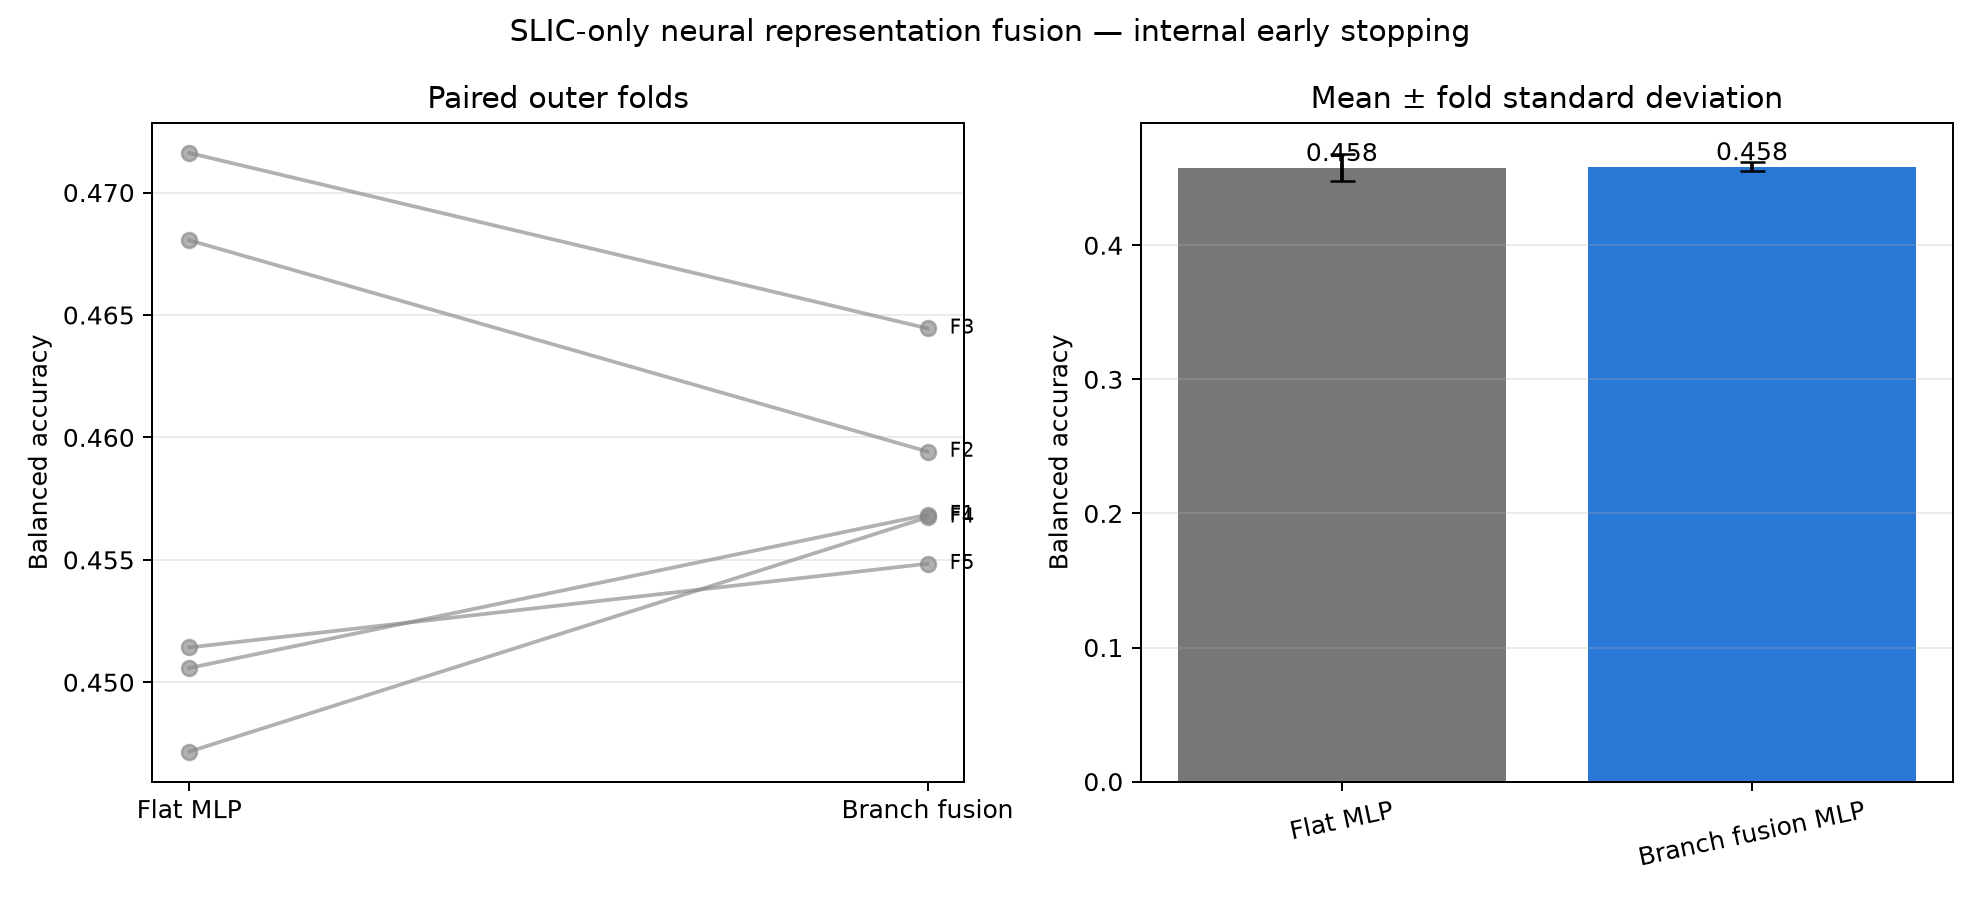

Write the Python code that produced this figure.
"""SLIC-only neural fusion: flat MLP versus representation-specific branches.

The outer test fold is never used for early stopping.  For each of the five
outer folds, 10% of that fold's training partition is reserved as an internal
validation set.  Both architectures use identical splits and optimization.
No image or graph extraction is performed.
"""

from __future__ import annotations

import copy
import time

import matplotlib
matplotlib.use("Agg")
import matplotlib.pyplot as plt
import numpy as np
import pandas as pd
import torch
import torch.nn as nn
from sklearn.metrics import balanced_accuracy_score
from sklearn.model_selection import StratifiedKFold, train_test_split
from sklearn.preprocessing import LabelEncoder, StandardScaler
from torch.utils.data import DataLoader, TensorDataset

from fusion_curve_slic import N_FOLDS, ROOT, SEED, log
from slic_oof_stacking import load_dataset


OUTPUT_CSV = ROOT / "paper/slic_branch_mlp_fusion_results.csv"
DETAIL_CSV = ROOT / "paper/slic_branch_mlp_fusion_folds.csv"
OUTPUT_PNG = ROOT / "paper/slic_branch_mlp_fusion.png"

DEVICE = torch.device("cuda" if torch.cuda.is_available() else "cpu")
MAX_EPOCHS = 150
PATIENCE = 15
BATCH_SIZE = 4096
LEARNING_RATE = 3e-4
WEIGHT_DECAY = 1e-4
BRANCH_WIDTH = 128


class FlatMLP(nn.Module):
    def __init__(self, n_features: int, n_classes: int) -> None:
        super().__init__()
        layers: list[nn.Module] = []
        previous = n_features
        for width in (512, 512, 256, 128):
            layers.extend([
                nn.Linear(previous, width),
                nn.BatchNorm1d(width),
                nn.GELU(),
                nn.Dropout(0.35),
            ])
            previous = width
        layers.append(nn.Linear(previous, n_classes))
        self.network = nn.Sequential(*layers)

    def forward(self, values: torch.Tensor) -> torch.Tensor:
        return self.network(values)


class BranchFusionMLP(nn.Module):
    def __init__(
        self, branch_sizes: list[int], n_classes: int
    ) -> None:
        super().__init__()
        self.branch_sizes = branch_sizes
        self.encoders = nn.ModuleList([
            nn.Sequential(
                nn.Linear(size, BRANCH_WIDTH),
                nn.BatchNorm1d(BRANCH_WIDTH),
                nn.GELU(),
                nn.Dropout(0.25),
            )
            for size in branch_sizes
        ])
        fused_width = len(branch_sizes) * BRANCH_WIDTH
        self.fusion_head = nn.Sequential(
            nn.Linear(fused_width, 512),
            nn.BatchNorm1d(512),
            nn.GELU(),
            nn.Dropout(0.35),
            nn.Linear(512, 256),
            nn.BatchNorm1d(256),
            nn.GELU(),
            nn.Dropout(0.35),
            nn.Linear(256, 128),
            nn.BatchNorm1d(128),
            nn.GELU(),
            nn.Dropout(0.35),
            nn.Linear(128, n_classes),
        )

    def forward(self, values: torch.Tensor) -> torch.Tensor:
        branches = torch.split(values, self.branch_sizes, dim=1)
        embeddings = [
            encoder(branch) for encoder, branch in zip(self.encoders, branches)
        ]
        return self.fusion_head(torch.cat(embeddings, dim=1))


def seed_everything(seed: int) -> None:
    np.random.seed(seed)
    torch.manual_seed(seed)
    if torch.cuda.is_available():
        torch.cuda.manual_seed_all(seed)


def parameter_count(model: nn.Module) -> int:
    return sum(parameter.numel() for parameter in model.parameters())


def train_and_evaluate(
    model_factory,
    train_values: np.ndarray,
    train_labels: np.ndarray,
    validation_values: np.ndarray,
    validation_labels: np.ndarray,
    test_values: np.ndarray,
    test_labels: np.ndarray,
    n_classes: int,
    seed: int,
) -> tuple[float, int, float]:
    seed_everything(seed)
    model = model_factory().to(DEVICE)
    class_counts = np.bincount(
        train_labels, minlength=n_classes
    ).astype(np.float32)
    class_weights = (1 / class_counts) / (1 / class_counts).mean()
    criterion = nn.CrossEntropyLoss(
        weight=torch.tensor(
            class_weights, dtype=torch.float32, device=DEVICE
        )
    )
    optimizer = torch.optim.AdamW(
        model.parameters(),
        lr=LEARNING_RATE,
        weight_decay=WEIGHT_DECAY,
    )
    scheduler = torch.optim.lr_scheduler.CosineAnnealingLR(
        optimizer, T_max=MAX_EPOCHS
    )
    generator = torch.Generator().manual_seed(seed)
    loader = DataLoader(
        TensorDataset(
            torch.from_numpy(train_values),
            torch.from_numpy(train_labels).long(),
        ),
        batch_size=BATCH_SIZE,
        shuffle=True,
        num_workers=0,
        pin_memory=DEVICE.type == "cuda",
        generator=generator,
    )
    validation_tensor = torch.from_numpy(validation_values).to(
        DEVICE, non_blocking=True
    )
    test_tensor = torch.from_numpy(test_values).to(
        DEVICE, non_blocking=True
    )

    best_validation = -1.0
    best_state = None
    best_epoch = 0
    stale = 0
    started = time.perf_counter()
    for epoch in range(1, MAX_EPOCHS + 1):
        model.train()
        for batch_values, batch_labels in loader:
            batch_values = batch_values.to(DEVICE, non_blocking=True)
            batch_labels = batch_labels.to(DEVICE, non_blocking=True)
            optimizer.zero_grad(set_to_none=True)
            loss = criterion(model(batch_values), batch_labels)
            loss.backward()
            optimizer.step()
        scheduler.step()

        model.eval()
        with torch.no_grad():
            validation_prediction = (
                model(validation_tensor).argmax(dim=1).cpu().numpy()
            )
        validation_score = balanced_accuracy_score(
            validation_labels, validation_prediction
        )
        if validation_score > best_validation:
            best_validation = float(validation_score)
            best_state = copy.deepcopy(model.state_dict())
            best_epoch = epoch
            stale = 0
        else:
            stale += 1
        if stale >= PATIENCE:
            break

    if best_state is None:
        raise RuntimeError("Training did not produce a checkpoint")
    model.load_state_dict(best_state)
    model.eval()
    with torch.no_grad():
        test_prediction = model(test_tensor).argmax(dim=1).cpu().numpy()
    test_score = balanced_accuracy_score(test_labels, test_prediction)
    elapsed = time.perf_counter() - started

    del model, validation_tensor, test_tensor
    if DEVICE.type == "cuda":
        torch.cuda.empty_cache()
    return float(test_score), best_epoch, elapsed


def save_summary(
    fold_rows: list[dict],
    parameters: dict[str, int],
) -> pd.DataFrame:
    detail = pd.DataFrame(fold_rows)
    detail.to_csv(DETAIL_CSV, index=False)
    rows = []
    for architecture in ("Flat MLP", "Branch fusion MLP"):
        subset = detail[detail["architecture"] == architecture].sort_values(
            "fold"
        )
        scores = subset["bacc"].to_numpy()
        epochs = subset["best_epoch"].to_numpy()
        rows.append({
            "architecture": architecture,
            "parameters": parameters[architecture],
            "bacc_mean": scores.mean(),
            "bacc_std": scores.std(),
            "best_epoch_mean": epochs.mean(),
            "elapsed_seconds": subset["elapsed_seconds"].sum(),
            **{
                f"fold_{index + 1}": score
                for index, score in enumerate(scores)
            },
        })
    result = pd.DataFrame(rows)
    result.to_csv(OUTPUT_CSV, index=False)
    return result


def make_plot(result: pd.DataFrame, fold_rows: list[dict]) -> None:
    detail = pd.DataFrame(fold_rows)
    figure, axes = plt.subplots(1, 2, figsize=(11, 5))

    pivot = detail.pivot(
        index="fold", columns="architecture", values="bacc"
    )
    for fold, row in pivot.iterrows():
        axes[0].plot(
            [0, 1],
            [row["Flat MLP"], row["Branch fusion MLP"]],
            "o-",
            color="#888888",
            alpha=0.65,
        )
        axes[0].text(
            1.03,
            row["Branch fusion MLP"],
            f"F{fold}",
            va="center",
            fontsize=8,
        )
    axes[0].set_xticks([0, 1], ["Flat MLP", "Branch fusion"])
    axes[0].set_ylabel("Balanced accuracy")
    axes[0].set_title("Paired outer folds")
    axes[0].grid(axis="y", alpha=0.25)

    colors = ["#777777", "#2a78d6"]
    bars = axes[1].bar(
        result["architecture"],
        result["bacc_mean"],
        yerr=result["bacc_std"],
        capsize=5,
        color=colors,
    )
    for bar, mean in zip(bars, result["bacc_mean"]):
        axes[1].text(
            bar.get_x() + bar.get_width() / 2,
            bar.get_height() + 0.005,
            f"{mean:.3f}",
            ha="center",
            fontsize=10,
        )
    axes[1].set_ylabel("Balanced accuracy")
    axes[1].set_title("Mean ± fold standard deviation")
    axes[1].grid(axis="y", alpha=0.25)
    axes[1].tick_params(axis="x", rotation=12)
    figure.suptitle(
        "SLIC-only neural representation fusion — internal early stopping"
    )
    figure.tight_layout()
    figure.savefig(OUTPUT_PNG, dpi=180)
    plt.close(figure)


def main() -> None:
    started = time.perf_counter()
    frame, groups = load_dataset()
    encoder = LabelEncoder()
    y = encoder.fit_transform(frame["label"].to_numpy(dtype=str))
    n_classes = len(encoder.classes_)
    branch_sizes = [len(columns) for columns in groups.values()]
    columns = [column for group in groups.values() for column in group]
    values = frame[columns].to_numpy(dtype=np.float32)

    flat_factory = lambda: FlatMLP(values.shape[1], n_classes)
    branch_factory = lambda: BranchFusionMLP(branch_sizes, n_classes)
    parameters = {
        "Flat MLP": parameter_count(flat_factory()),
        "Branch fusion MLP": parameter_count(branch_factory()),
    }
    log(
        f"SLIC-only cohort: {len(frame):,} images, {n_classes} styles, "
        f"device={DEVICE}"
    )
    log(
        "Branches: " + ", ".join(
            f"{name}={len(group)}" for name, group in groups.items()
        )
    )
    log(
        f"Parameters: flat={parameters['Flat MLP']:,}, "
        f"branch={parameters['Branch fusion MLP']:,}"
    )

    splitter = StratifiedKFold(
        n_splits=N_FOLDS, shuffle=True, random_state=SEED
    )
    outer_splits = list(
        splitter.split(np.zeros(len(y), dtype=np.uint8), y)
    )
    fold_rows: list[dict] = []
    for fold, (outer_train, outer_test) in enumerate(outer_splits, 1):
        train, validation = train_test_split(
            outer_train,
            test_size=0.1,
            stratify=y[outer_train],
            random_state=SEED + fold,
        )
        scaler = StandardScaler()
        train_values = scaler.fit_transform(values[train]).astype(np.float32)
        validation_values = scaler.transform(values[validation]).astype(
            np.float32
        )
        test_values = scaler.transform(values[outer_test]).astype(np.float32)

        for architecture, factory, seed_offset in (
            ("Flat MLP", flat_factory, 0),
            ("Branch fusion MLP", branch_factory, 10_000),
        ):
            score, best_epoch, elapsed = train_and_evaluate(
                factory,
                train_values,
                y[train],
                validation_values,
                y[validation],
                test_values,
                y[outer_test],
                n_classes,
                SEED + fold + seed_offset,
            )
            fold_rows.append({
                "architecture": architecture,
                "fold": fold,
                "bacc": score,
                "best_epoch": best_epoch,
                "elapsed_seconds": elapsed,
                "n_outer_train": len(outer_train),
                "n_fit_train": len(train),
                "n_internal_validation": len(validation),
                "n_outer_test": len(outer_test),
            })
            pd.DataFrame(fold_rows).to_csv(DETAIL_CSV, index=False)
            log(
                f"Fold {fold}/{N_FOLDS} | {architecture:<17} "
                f"BAcc={score:.4f}, epoch={best_epoch}, {elapsed:.1f}s"
            )

    result = save_summary(fold_rows, parameters)
    make_plot(result, fold_rows)
    flat_score = result.loc[
        result["architecture"] == "Flat MLP", "bacc_mean"
    ].iloc[0]
    branch_score = result.loc[
        result["architecture"] == "Branch fusion MLP", "bacc_mean"
    ].iloc[0]
    log(f"Paired mean delta branch-flat: {branch_score - flat_score:+.4f}")
    log(f"Saved: {OUTPUT_CSV}")
    log(f"Saved: {DETAIL_CSV}")
    log(f"Saved: {OUTPUT_PNG}")
    log(f"Total elapsed: {time.perf_counter() - started:.1f}s")


if __name__ == "__main__":
    main()
